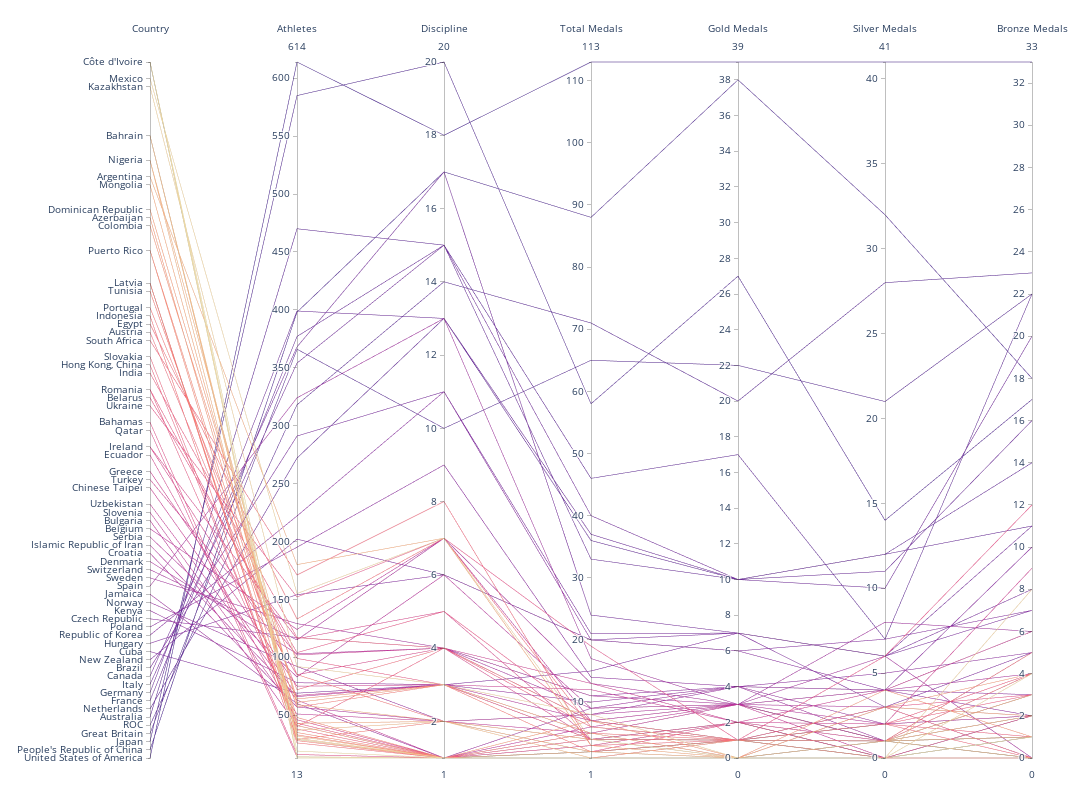

The cell this chart's notebook holds for it:
### Markdown cell above
A better plot than what pandas gave us. But the figure size is bad - labels are cut off

### Code cell
# Adjust the size to fit all the labels
fig.update_layout(width=1200, height=800,margin=dict(l=150, r=60, t=60, b=40))
fig.show()

### Figure 1 — Plotly figure (JSON) as saved in the notebook; plotly's stock layout.template omitted (floating-point values rounded to 4 significant figures)
{"data": [{"dimensions": [{"label": "Country", "range": [1, 86], "ticktext": ["United States of America", "People's Republic of China", "Japan", "Great Britain", "ROC", "Australia", "Netherlands", "France", "Germany", "Italy", "Canada", "Brazil", "New Zealand", "Cuba", "Hungary", "Republic of Korea", "Poland", "Czech Republic", "Kenya", "Norway", "Jamaica", "Spain", "Sweden", "Switzerland", "Denmark", "Croatia", "Islamic Republic of Iran", "Serbia", "Belgium", "Bulgaria", "Slovenia", "Uzbekistan", "Chinese Taipei", "Turkey", "Greece", "Ecuador", "Ireland", "Israel", "Qatar", "Bahamas", "Ukraine", "Belarus", "Romania", "Venezuela", "India", "Hong Kong, China", "Slovakia", "South Africa", "Austria", "Egypt", "Indonesia", "Portugal", "Tunisia", "Latvia", "Fiji", "Estonia", "Puerto Rico", "Morocco", "Colombia", "Azerbaijan", "Dominican Republic", "Mongolia", "Argentina", "Nigeria", "Malaysia", "Bahrain", "Saudi Arabia", "Lithuania", "Kazakhstan", "Mexico", "Côte d'Ivoire", "Ghana", "Botswana", "Republic of Moldova"], "tickvals": [1, 2, 3, 4, 5, 6, 7, 8, 9, 10, 11, 12, 13, 14, 15, 16, 17, 18, 19, 20, 21, 22, 23, 24, 25, 26, 27, 28, 29, 30, 31, 32, 34, 35, 36, 38, 39, 39, 41, 42, 44, 45, 46, 46, 48, 49, 50, 52, 53, 54, 55, 56, 58, 59, 59, 59, 63, 63, 66, 67, 68, 71, 72, 74, 74, 77, 77, 77, 83, 84, 86, 86, 86, 86], "values": [1, 2, 3, 4, 5, 6, 7, 8, 9, 10, 11, 12, 13, 14, 15, 16, 17, 18, 19, 20, 21, 22, 23, 24, 25, 26, 27, 28, 29, 30, 31, 32, 34, 35, 36, 38, 39, 39, 41, 42, 44, 45, 46, 46, 48, 49, 50, 52, 53, 54, 55, 56, 58, 59, 59, 59, 63, 63, 66, 67, 68, 71, 72, 74, 74, 77, 77, 77, 83, 84, 86, 86, 86, 86]}, {"label": "Athletes", "range": [13, 614], "values": [614, 398, 585, 366, 318, 470, 272, 377, 399, 354, 368, 291, 202, 69, 154, 222, 195, 117, 78, 92, 60, 324, 129, 115, 103, 57, 66, 83, 124, 41, 51, 63, 67, 102, 75, 46, 116, 85, 14, 16, 152, 104, 99, 43, 117, 40, 38, 171, 72, 133, 26, 85, 57, 29, 28, 33, 35, 48, 64, 41, 61, 43, 180, 59, 29, 30, 32, 37, 92, 155, 29, 14, 13, 19]}, {"label": "Discipline", "range": [1, 20], "values": [18, 17, 20, 10, 14, 15, 13, 15, 13, 15, 17, 11, 6, 3, 6, 11, 9, 4, 3, 2, 1, 13, 4, 7, 4, 2, 3, 6, 7, 1, 2, 1, 3, 4, 3, 1, 5, 4, 1, 1, 7, 5, 3, 1, 4, 4, 1, 8, 4, 7, 1, 2, 3, 2, 1, 1, 1, 1, 3, 1, 3, 2, 7, 2, 1, 1, 1, 2, 3, 7, 1, 1, 1, 1]}, {"label": "Total Medals", "range": [1, 113], "values": [113, 88, 58, 65, 71, 46, 36, 33, 37, 40, 24, 21, 20, 15, 20, 20, 14, 11, 10, 8, 9, 17, 9, 13, 11, 8, 7, 9, 7, 6, 5, 5, 12, 13, 4, 3, 4, 4, 3, 2, 19, 7, 4, 4, 7, 6, 4, 3, 7, 6, 5, 4, 2, 2, 2, 2, 1, 1, 5, 7, 5, 4, 3, 2, 2, 1, 1, 1, 8, 4, 1, 1, 1, 1]}, {"label": "Gold Medals", "range": [0, 39], "values": [39, 38, 27, 22, 20, 17, 10, 10, 10, 10, 7, 7, 7, 7, 6, 6, 4, 4, 4, 4, 4, 3, 3, 3, 3, 3, 3, 3, 3, 3, 3, 3, 2, 2, 2, 2, 2, 2, 2, 2, 1, 1, 1, 1, 1, 1, 1, 1, 1, 1, 1, 1, 1, 1, 1, 1, 1, 1, 0, 0, 0, 0, 0, 0, 0, 0, 0, 0, 0, 0, 0, 0, 0, 0]}, {"label": "Silver Medals", "range": [0, 41], "values": [41, 32, 14, 21, 28, 7, 12, 12, 11, 10, 6, 6, 6, 3, 7, 4, 5, 4, 4, 2, 1, 8, 6, 4, 4, 3, 2, 1, 1, 1, 1, 0, 4, 2, 1, 1, 0, 0, 0, 0, 6, 3, 3, 3, 2, 2, 2, 2, 1, 1, 1, 1, 1, 0, 0, 0, 0, 0, 4, 3, 3, 1, 1, 1, 1, 1, 1, 1, 0, 0, 0, 0, 0, 0]}, {"label": "Bronze Medals", "range": [0, 33], "values": [33, 18, 17, 22, 23, 22, 14, 11, 16, 20, 11, 8, 7, 5, 7, 10, 5, 3, 2, 2, 4, 6, 0, 6, 4, 2, 2, 5, 3, 2, 1, 2, 6, 9, 1, 0, 2, 2, 1, 0, 12, 3, 0, 0, 4, 3, 1, 0, 5, 4, 3, 2, 0, 1, 1, 1, 0, 0, 1, 4, 2, 3, 2, 1, 1, 0, 0, 0, 8, 4, 1, 1, 1, 1]}], "line": {"color": [1, 2, 3, 4, 5, 6, 7, 8, 9, 10, 11, 12, 13, 14, 15, 16, 17, 18, 19, 20, 21, 22, 23, 24, 25, 26, 27, 28, 29, 30, 31, 32, 34, 35, 36, 38, 39, 39, 41, 42, 44, 45, 46, 46, 48, 49, 50, 52, 53, 54, 55, 56, 58, 59, 59, 59, 63, 63, 66, 67, 68, 71, 72, 74, 74, 77, 77, 77, 83, 84, 86, 86, 86, 86], "colorscale": [[0, "rgb(75, 41, 145)"], [0.1667, "rgb(135, 44, 162)"], [0.3333, "rgb(192, 54, 157)"], [0.5, "rgb(234, 79, 136)"], [0.6667, "rgb(250, 120, 118)"], [0.8333, "rgb(246, 169, 122)"], [1, "rgb(237, 217, 163)"]]}, "type": "parcoords"}], "layout": {"height": 800, "margin": {"b": 40, "l": 150, "r": 60, "t": 60}, "width": 1200}}
